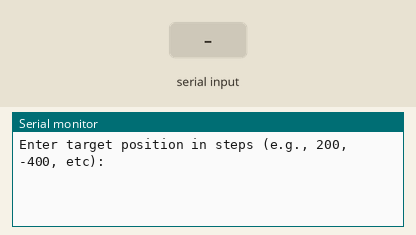
The sketch below on a simulated Arduino Uno, built with avr-gcc and run on an emulated ATmega328P. Shown: the last lines printed to the serial monitor. The inputs (shaded band) are chosen by the test bench.

Above: at 1.2 s.
1.3 s: "90,45\n" received over Serial
At 2.4 s:
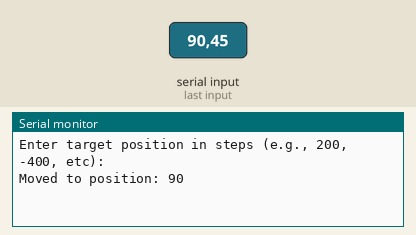
2.9 s: "90\n" received over Serial
At 4.2 s:
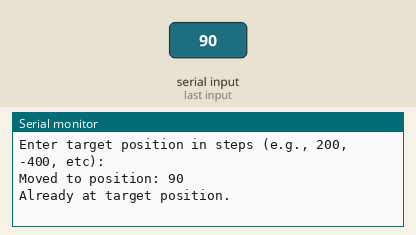

The sketch:

NoLibraryStepper.ino
```cpp
// #define dirPin 1
// #define stepPin 2

// const int stepsPerRev = 200; // Adjust if using microstepping
// //const int microstepping = 16; // e.g., 1/16 microstepping
// //const int totalSteps = stepsPerRev * microstepping;
// const int stepDelayMicros = 1000; // delay between steps in microseconds (controls speed)

// void setup() {
//   pinMode(dirPin, OUTPUT);
//   pinMode(stepPin, OUTPUT);

//   digitalWrite(dirPin, HIGH); // Set direction

//   // for (int i = 0; i < stepsPerRev; i++) {
//   //   digitalWrite(stepPin, HIGH);
//   //   delayMicroseconds(stepDelayMicros);
//   //   digitalWrite(stepPin, LOW);
//   //   delayMicroseconds(stepDelayMicros);
//   // }
// }

// void loop() {

//     digitalWrite(stepPin, HIGH);
//     delayMicroseconds(stepDelayMicros);
//     digitalWrite(stepPin, LOW);
//     delayMicroseconds(stepDelayMicros);
//   // nothing
// }


// #define dirPin 1
// #define stepPin 2

// const int stepsPerRev = 600; // Change this if using microstepping
// const int stepDelayMicros = 1000; // delay between steps in microseconds (controls speed)

// void setup() {
//   pinMode(dirPin, OUTPUT);
//   pinMode(stepPin, OUTPUT);
// }

// void loop() {
//   // Rotate clockwise
//   digitalWrite(dirPin, HIGH);
//   for (int i = 0; i < stepsPerRev; i++) {
//     digitalWrite(stepPin, HIGH);
//     delayMicroseconds(stepDelayMicros);
//     digitalWrite(stepPin, LOW);
//     delayMicroseconds(stepDelayMicros);
//   }

//   delay(1000); // 1 second delay

//   // Rotate counter-clockwise
//   digitalWrite(dirPin, LOW);
//   for (int i = 0; i < stepsPerRev; i++) {
//     digitalWrite(stepPin, HIGH);
//     delayMicroseconds(stepDelayMicros);
//     digitalWrite(stepPin, LOW);
//     delayMicroseconds(stepDelayMicros);
//   }

//   delay(1000); // 1 second delay
// }

#define dirPin 1
#define stepPin 2

const int stepDelayMicros = 1000; // Step speed
long currentPosition = 0;         // Track current position

void setup() {
  pinMode(dirPin, OUTPUT);
  pinMode(stepPin, OUTPUT);
  Serial.begin(115200);
  Serial.println("Enter target position in steps (e.g., 200, -400, etc):");
  // For neck = +110 steps for rotation to the left, and -110 steps for rotation to the right
}

void loop() {
  // Check for user input
  if (Serial.available() > 0) {
    String input = Serial.readStringUntil('\n');
    input.trim();

    if (input.length() > 0) {
      long targetPosition = input.toInt();
      long stepsToMove = targetPosition - currentPosition;

      if (stepsToMove == 0) {
        Serial.println("Already at target position.");
        return;
      }

      // Set direction
      if (stepsToMove > 0) {
        digitalWrite(dirPin, HIGH);  // Clockwise
      } else {
        digitalWrite(dirPin, LOW);   // Counter-clockwise
        stepsToMove = -stepsToMove;  // Make positive
      }

      // Step the motor
      for (long i = 0; i < stepsToMove; i++) {
        digitalWrite(stepPin, HIGH);
        delayMicroseconds(stepDelayMicros);
        digitalWrite(stepPin, LOW);
        delayMicroseconds(stepDelayMicros);
      }

      currentPosition = targetPosition;
      Serial.print("Moved to position: ");
      Serial.println(currentPosition);
    }
  }
}
```

Measured:
- after the input at 1.3 s, the serial monitor: prints a new line after 0.18 s (image 1)
- after the input at 2.9 s, the serial monitor: prints a new line at once (image 2)
